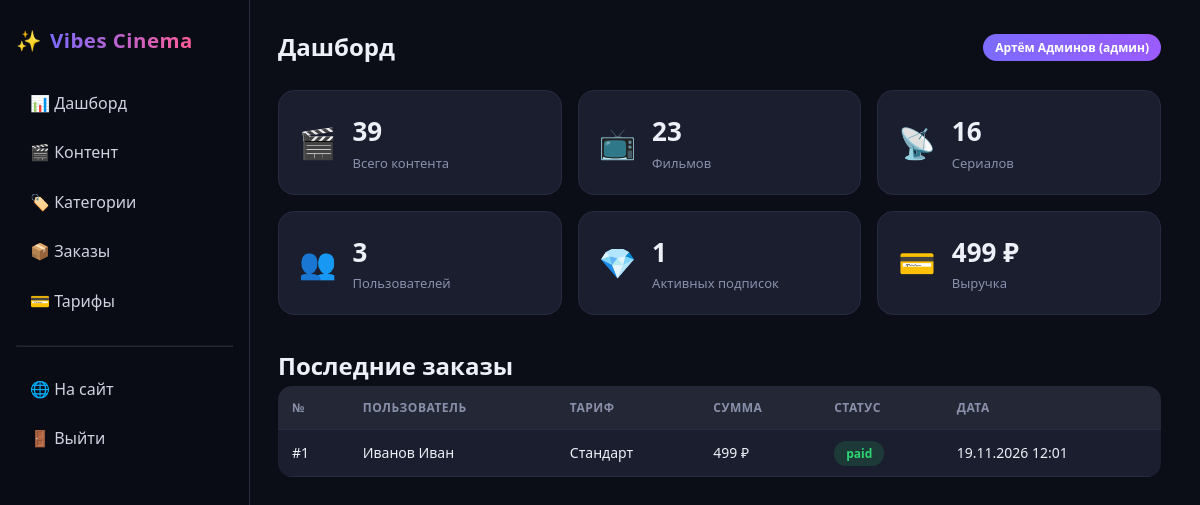
/admin/index.php (signed in), run on the app's committed database.
### tables this page shows
CREATE TABLE `orders` (
  `id` int(11) NOT NULL AUTO_INCREMENT,
  `user_id` int(11) NOT NULL,
  `plan_id` int(11) NOT NULL,
  `amount` decimal(10,2) NOT NULL,
  `status` enum('new','paid','cancelled') NOT NULL DEFAULT 'new',
  `created_at` datetime DEFAULT current_timestamp(),
  `paid_at` datetime DEFAULT NULL,
  PRIMARY KEY (`id`),
  KEY `user_id` (`user_id`),
  KEY `plan_id` (`plan_id`),
  CONSTRAINT `orders_ibfk_1` FOREIGN KEY (`user_id`) REFERENCES `users` (`id`) ON DELETE CASCADE,
  CONSTRAINT `orders_ibfk_2` FOREIGN KEY (`plan_id`) REFERENCES `plans` (`id`) ON DELETE CASCADE
);

CREATE TABLE `users` (
  `id` int(11) NOT NULL AUTO_INCREMENT,
  `last_name` varchar(60) NOT NULL,
  `first_name` varchar(60) NOT NULL,
  `middle_name` varchar(60) DEFAULT NULL,
  `login` varchar(50) NOT NULL,
  `email` varchar(120) NOT NULL,
  `password_hash` varchar(255) NOT NULL,
  `role` enum('admin','subscriber','user') NOT NULL DEFAULT 'user',
  `created_at` datetime DEFAULT current_timestamp(),
  PRIMARY KEY (`id`),
  UNIQUE KEY `login` (`login`),
  UNIQUE KEY `email` (`email`)
);

CREATE TABLE `plans` (
  `id` int(11) NOT NULL AUTO_INCREMENT,
  `name` varchar(80) NOT NULL,
  `price` decimal(10,2) NOT NULL,
  `months` int(11) NOT NULL DEFAULT 1,
  `quality` varchar(40) DEFAULT 'HD',
  `devices` int(11) DEFAULT 1,
  `features` text DEFAULT NULL,
  `is_recommended` tinyint(1) DEFAULT 0,
  PRIMARY KEY (`id`)
);

### includes/functions.php (called while the page is built, shortened)
<?php
function e(?string $s): string
{
    return htmlspecialchars((string)$s, ENT_QUOTES, 'UTF-8');
}
function money($sum): string
{
    return number_format((float)$sum, 0, ',', ' ') . ' ₽';
}

### admin/index.php (the view, shortened to what this page needs)
<?php
include __DIR__ . '/_header.php';
$pdo = db();
$counts = [
    'contents'  => (int)$pdo->query('SELECT COUNT(*) FROM contents')->fetchColumn(),
    'movies'    => (int)$pdo->query('SELECT COUNT(*) FROM contents WHERE type="movie"')->fetchColumn(),
    'series'    => (int)$pdo->query('SELECT COUNT(*) FROM contents WHERE type="series"')->fetchColumn(),
    'users'     => (int)$pdo->query('SELECT COUNT(*) FROM users')->fetchColumn(),
    'subs'      => (int)$pdo->query('SELECT COUNT(*) FROM subscriptions WHERE status="active"')->fetchColumn(),
    'orders'    => (int)$pdo->query('SELECT COUNT(*) FROM orders')->fetchColumn(),
    'revenue'   => (float)$pdo->query('SELECT COALESCE(SUM(amount),0) FROM orders WHERE status="paid"')->fetchColumn(),
];
$recentOrders = $pdo->query(
    'SELECT o.*, u.last_name, u.first_name, p.name AS plan_name FROM orders o
     JOIN users u ON u.id = o.user_id JOIN plans p ON p.id = o.plan_id
     ORDER BY o.created_at DESC LIMIT 5'
)->fetchAll();
?>
<div class="stat-grid">
    <div class="stat-card"><span class="stat-icon">🎬</span><div><div class="stat-num"><?= $counts['contents'] ?></div><div class="stat-label">Всего контента</div></div></div>
    <div class="stat-card"><span class="stat-icon">📺</span><div><div class="stat-num"><?= $counts['movies'] ?></div><div class="stat-label">Фильмов</div></div></div>
    <div class="stat-card"><span class="stat-icon">📡</span><div><div class="stat-num"><?= $counts['series'] ?></div><div class="stat-label">Сериалов</div></div></div>
    <div class="stat-card"><span class="stat-icon">👥</span><div><div class="stat-num"><?= $counts['users'] ?></div><div class="stat-label">Пользователей</div></div></div>
    <div class="stat-card"><span class="stat-icon">💎</span><div><div class="stat-num"><?= $counts['subs'] ?></div><div class="stat-label">Активных подписок</div></div></div>
    <div class="stat-card"><span class="stat-icon">💳</span><div><div class="stat-num"><?= money($counts['revenue']) ?></div><div class="stat-label">Выручка</div></div></div>
</div>
<h2 style="margin-top:32px;">Последние заказы</h2>
<table class="admin-table">
    <thead><tr><th>№</th><th>Пользователь</th><th>Тариф</th><th>Сумма</th><th>Статус</th><th>Дата</th></tr></thead>
    <tbody>
    <?php foreach ($recentOrders as $o): ?>
        <tr>
            <td>#<?= (int)$o['id'] ?></td>
            <td><?= e($o['last_name'] . ' ' . $o['first_name']) ?></td>
            <td><?= e($o['plan_name']) ?></td>
            <td><?= money($o['amount']) ?></td>
            <td><span class="status-badge <?= $o['status'] ?>"><?= e($o['status']) ?></span></td>
            <td><?= date('d.m.Y H:i', strtotime($o['created_at'])) ?></td>
        </tr>
    <?php endforeach; ?>
    </tbody>
</table>
<?php include __DIR__ . '/_footer.php'; ?>

### assets/css/style.css (style rules this page uses)
* { margin: 0; padding: 0; box-sizing: border-box; }
html { -webkit-text-size-adjust: 100%; scrollbar-gutter: stable; }
body { font-family: 'Segoe UI', 'Montserrat', -apple-system, sans-serif; background: var(--bg); color: var(--text); line-height: 1.6; min-height: 100vh; overflow-x: hidden; }
.admin-table { width: 100%; border-collapse: collapse; background: var(--card); border-radius: 14px; overflow: hidden; }
.admin-table th, .admin-table td { padding: 12px 14px; text-align: left; font-size: 14px; border-bottom: 1px solid var(--border); }
.admin-table th { background: rgba(255,255,255,.04); color: var(--muted); font-size: 12px; text-transform: uppercase; letter-spacing: .5px; }
.status-badge { padding: 4px 12px; border-radius: 12px; font-size: 12px; font-weight: 700; }
.status-badge.paid { background: rgba(46,213,115,.15); color: #2ed573; }
.stat-grid { display: grid; grid-template-columns: repeat(3, 1fr); gap: 16px; }
.stat-card { background: var(--card); border: 1px solid var(--border); border-radius: var(--radius); padding: 20px; display: flex; align-items: center; gap: 16px; }
.stat-icon { font-size: 30px; }
.stat-num { font-size: 26px; font-weight: 900; }
.stat-label { color: var(--muted); font-size: 13px; }

### data on the page
orders: id "1", user.first_name "Иванов Иван", plan.name "Стандарт", amount "499 ₽", status "paid", created_at "19.11.2026 12:01"

### other printed values
$adminTitle "Дашборд"
$adminUser['first_name'] "Артём"
$adminUser['last_name'] "Админов"
$counts['contents'] "39"
$counts['movies'] "23"
$counts['series'] "16"
$counts['users'] "3"
$counts['subs'] "1"
money($counts['revenue']) "499 ₽"
